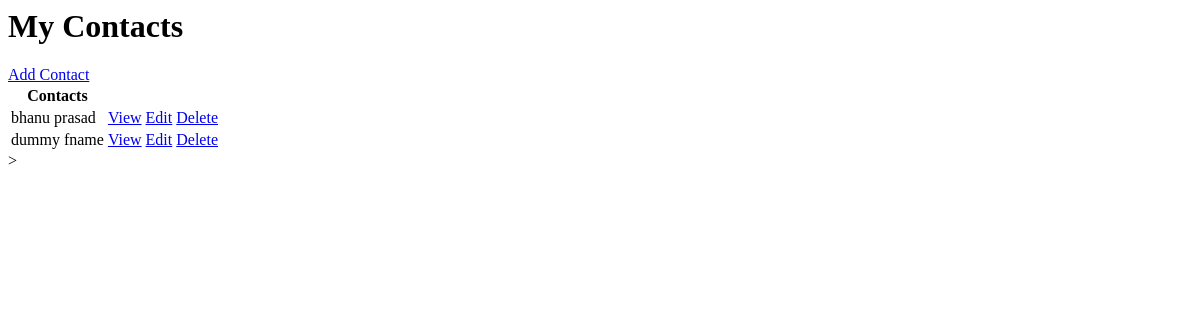
Before: /contactlist with the older database file.
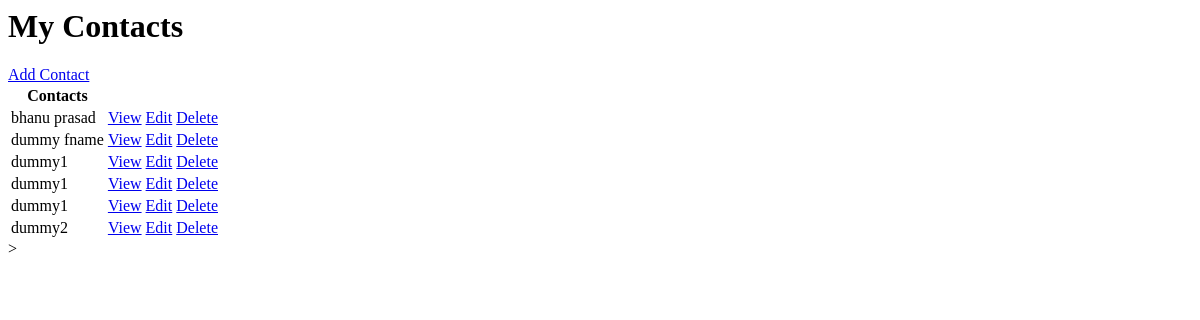
After: the same page with the newer database file.
### Contacts/models.py (models this page shows, shortened)
class ContactInfo(models.Model):
    user = models.ForeignKey(User, on_delete=models.CASCADE, null=True, blank=True)
    cid = models.AutoField(primary_key=True)
    fname = models.CharField(max_length=50, null=True, blank=True)
    lname = models.CharField(max_length=50, null=True, blank=True)
    DOB = models.DateField(null=True)
    phnumber = models.IntegerField(max_length=15, null=True)
    phnumberalt= models.IntegerField(max_length=15, null=True, blank=True)
    Staddress= models.TextField(null=True, blank=True)
    city = models.CharField(max_length=20, null=True)
    state = models.CharField(max_length=20, null=True)
    zipcode = models.IntegerField(max_length=7, null=True)
    country = models.CharField(max_length=20, null=True)

### Contacts/views.py (the view)
# urls.py: path('contactlist', ContactList.as_view(),name='contacts'),
class ContactList(ListView):
    model= ContactInfo
    context_object_name= 'contacts'

### templates/Contacts/contactinfo_list.html
<h1>My Contacts</h1>
<a href="{% url 'createcontact' %}">Add Contact</a>
<table>
    <tr>
        <th>Contacts</th>
    </tr>
    {% for Contact in contacts %}
    <tr>
        <td>{{Contact.fname}}</td>
        <td><a href="{% url 'contactinfo' Contact.cid %}">View</a></td>
        <td><a href="{% url 'contactupdate' Contact.cid %}">Edit</a></td>
        <td><a href="{% url 'contactdelete' Contact.cid %}">Delete</a></td>
    </tr>
    {% empty %}
      <h3>No Contacts</h3>
    {% endfor %}
</table>>

Changed rows visible on the page:
added ContactInfo: fname "dummy1"
added ContactInfo: fname "dummy1"
added ContactInfo: fname "dummy1"
added ContactInfo: fname "dummy2"
